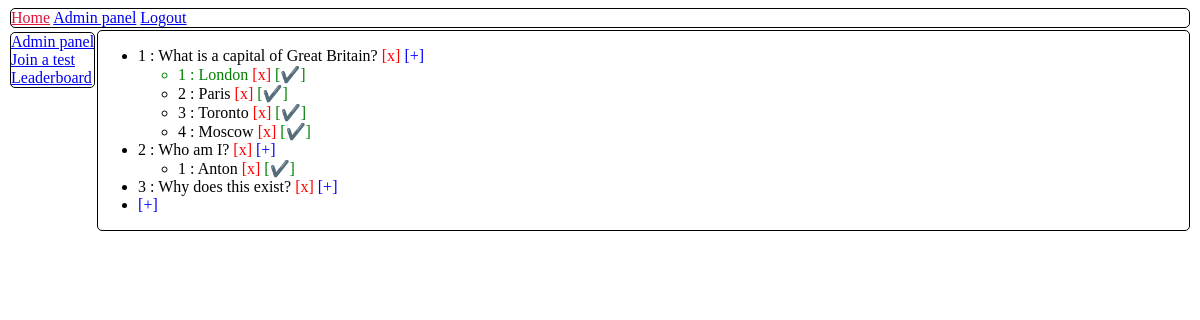
Page /admin/test/1 (signed in) on the earlier database version.
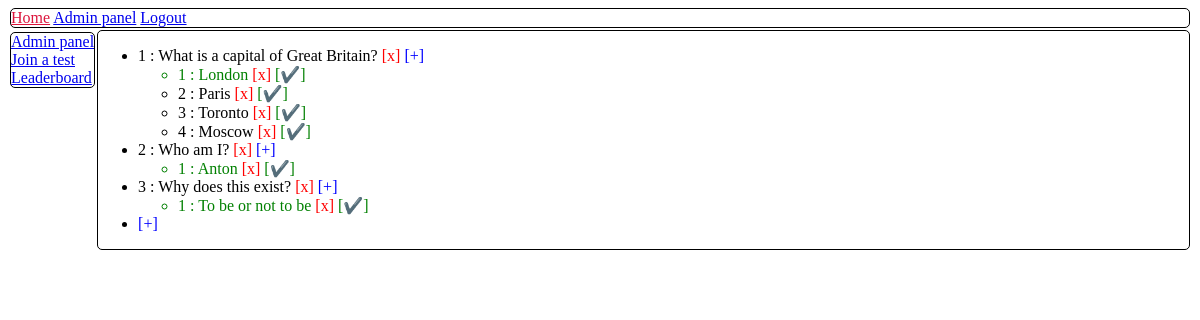
Same page on the later database version.
### orm.py (models this page shows)
class BaseModel(Model):
    class Meta:
        database = db

class Question(BaseModel):
    number = IntegerField()
    content = TextField()
    correct_answer = IntegerField()
    test = ForeignKeyField(Test, backref="questions")

class Answer(BaseModel):
    number = IntegerField()
    content = TextField()
    question = ForeignKeyField(Question, backref="answers")

### app.py (the view)
    def wrapper(*args, **kwargs):
        if 'user' in session:
            if session['user'] in users:
                return func(*args, **kwargs)
        return redirect(url_for("page_access_denied"))

### app.py (called while the page is built)
@app.before_request
def before_request():
    db.connect()

@app.after_request
def after_request(response):
    db.close()
    return response

def decor_restricted(func, users=None):
    if users is None:
        users = ['admin']
    def wrapper(*args, **kwargs):
        if 'user' in session:
            if session['user'] in users:
                return func(*args, **kwargs)
        return redirect(url_for("page_access_denied"))
    wrapper.__name__ = func.__name__
    return wrapper

@app.route('/admin/test/<int:ident>')
@decor_restricted
def page_admin_edit_test(ident):
    with db.atomic():
        questions = Test.get_by_id(ident).questions
    return render_template("admin_text_test.html", model=questions, id=ident)

### templates/admin_text_test.html (shortened to what this page needs)
{% extends "t_base.html" %}
{% block content %}
    <div class="left">
        <ul>
            {% for i in model %}
                <li>
                    {{ i.number }} : {{ i.content }}
                    <span class="remove_question text_button" style="color: red;">[x]</span>
                    <span class="add_answer text_button" style="color: blue">[+]</span>
                    <ul>
                        {% for j in i.answers %}
                            <li {% if i.correct_answer == j.number %} style="color:green;" {% endif %}>
                                {{ j.number }} : {{ j.content }}
                                <span class="remove_answer text_button" style="color: red;">[x]</span>
                                <span class="correct_answer text_button" style="color: green;">[✔️]</span>
                            </li>
                        {% endfor %}
                    </ul>
                </li>
            {% endfor %}
            <li><span class="text_button" id="add_question" style="color: blue">[+]</span></li>
        </ul>
    </div>
{% endblock %}

### templates/t_base.html (shortened to what this page needs)
<!DOCTYPE html>
<html lang="en">
<head>
    {% block head %}
        <link rel="stylesheet" href="{{ url_for('static', filename='style.css') }}"/>
        <link rel="stylesheet" href="{{ url_for('static', filename='jqui/jquery-ui.min.css') }}"/>
    {% endblock %}
</head>
<body>
<div id="header" class="bordered">
    {% block header %}
        <a href="{{ url_for('page_home') }}" id="logo" class="left">Home</a>
        {% if 'user' in session %}
            <a href="{{ url_for('page_admin_tests') }}">Admin panel</a>
            <a href="{{ url_for('action_logout') }}"> Logout </a>
        {% else %}
            <a href="{{ url_for('action_login') }}"> Login </a>
        {% endif %}
    {% endblock %}
</div>
<div id="sidebar" class="bordered">
    {% block sidebar %}
        <ul>
            <li><a href="{{ url_for('page_admin_tests') }}"> Admin panel </a></li>
            <li><a href="{{ url_for('page_take_test') }}"> Join a test </a></li>
            <li><a href="{{ url_for('page_leaderboard') }}"> Leaderboard </a></li>
        </ul>
    {% endblock %}
</div>
<div id="content" class="bordered">
    {% block content %}
    {% endblock %}
</div>
</body>
</html>

### static/style.css (style rules this page uses)
.bordered { border-style: solid; border-width: 1px; border-radius: 5px; margin: 2px; overflow: auto; }
#header { float: top; }
#sidebar { float: left; }
#header > a#logo { color: crimson; }
#sidebar > ul { margin: 0; padding: 0; }
.text_button { user-select: none; cursor: pointer; }

Differences in the rows shown:
changed Question "Who am I?": correct_answer 0 → 1 (drawn)
added Answer: number "1", content "To be or not to be", shown under Question "Why does this exist?"
